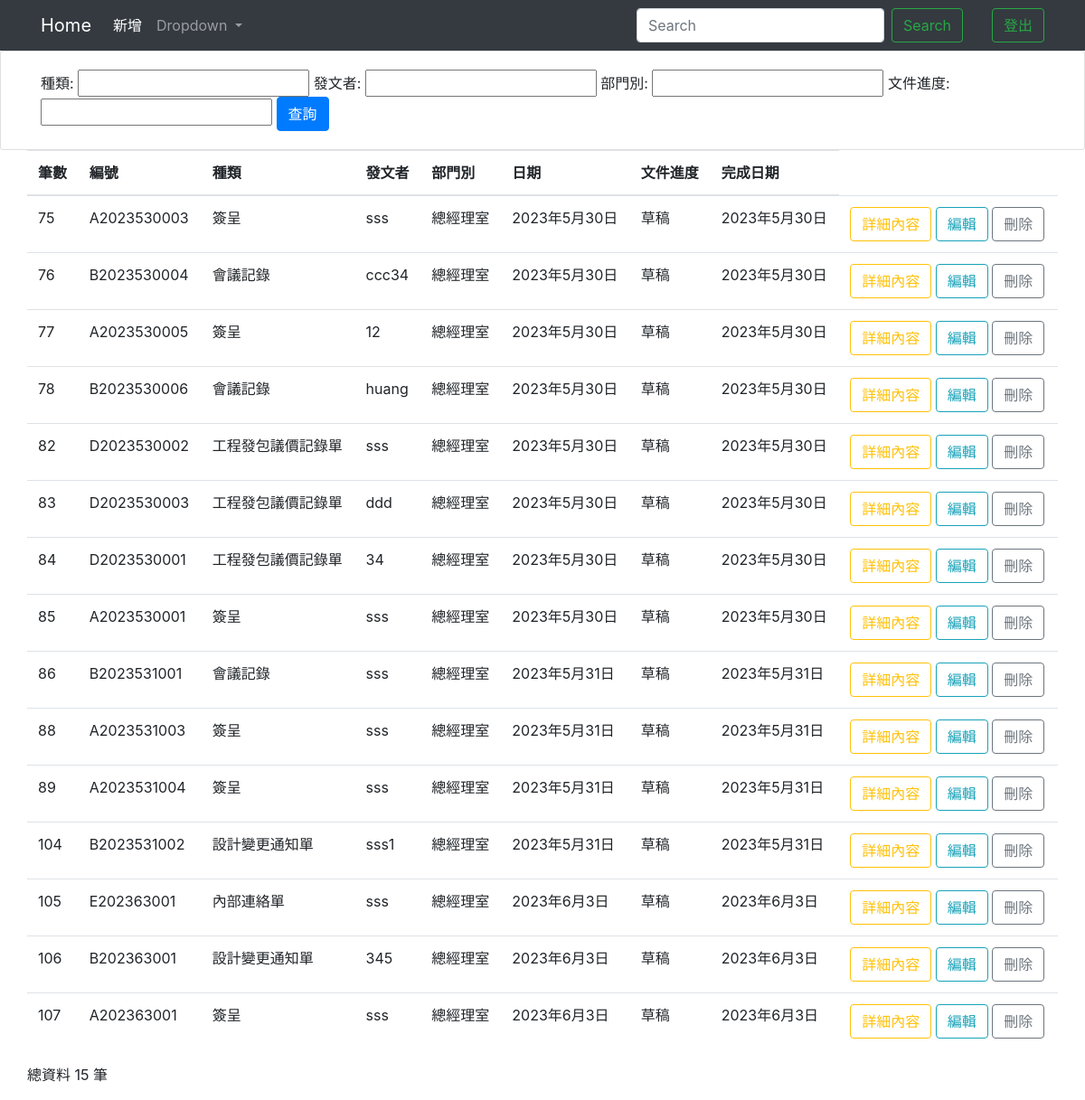
The page /homeIndex/ on the database as committed earlier.
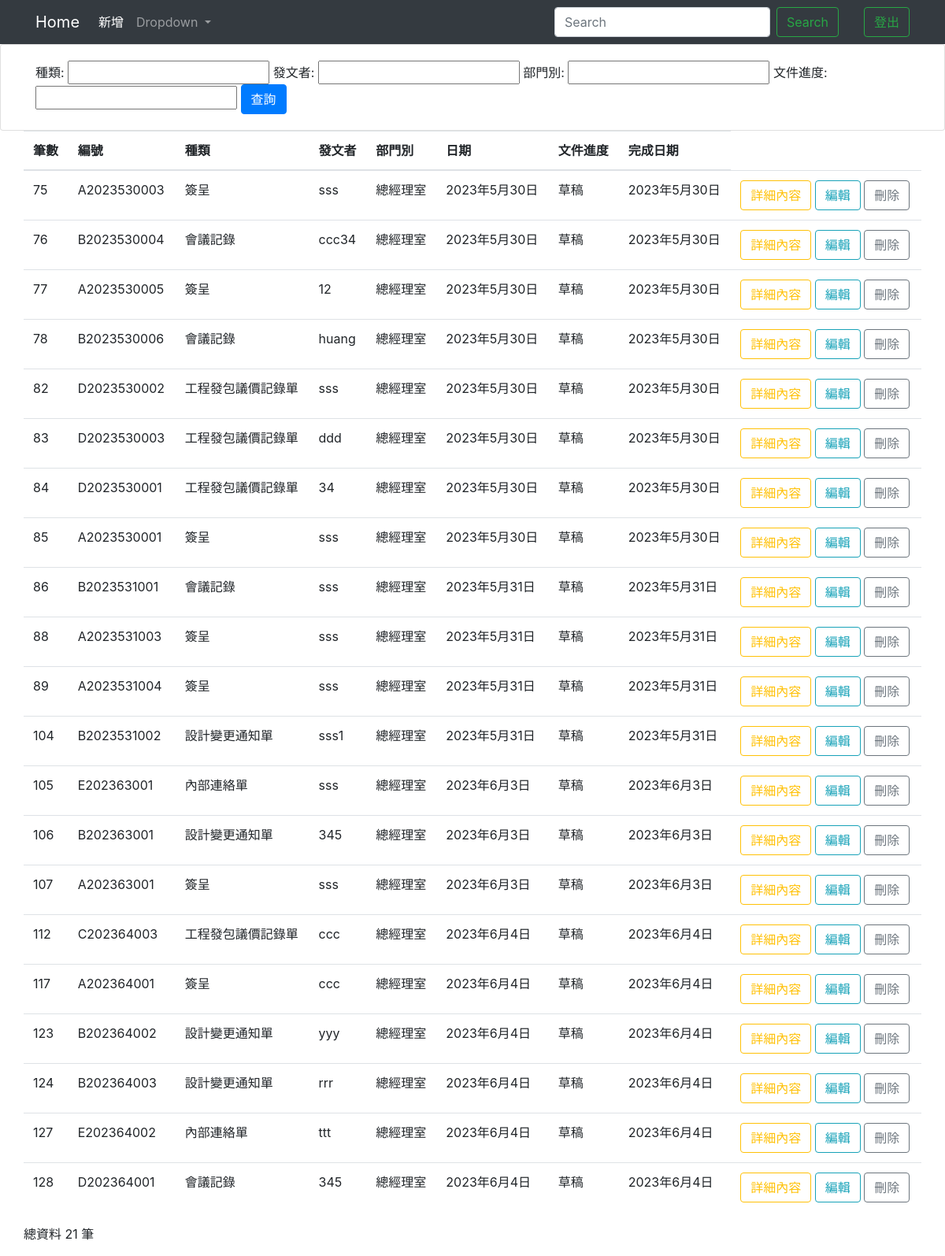
The same page on the database as committed later.
### testapp/models.py (models this page shows)
class Home(models.Model):
    cNumber = models.CharField(max_length=50, default='', null=False)
    cAuther = models.CharField(max_length=20, null=False)#姓名
    cDepartment = models.CharField(max_length=50,null=False)#單位
    cType = models.CharField(max_length=10,default=" ",null=False)
    cProgress = models.CharField(max_length=20,null=False,default='')
    cDate = models.DateField(null=False)#日期
    cEndDate = models.DateField(blank=True, null=True)

### testapp/views.py (the view)
# urls.py: path('homeIndex/',homeIndex),
def homeIndex(request):
    if request.user.is_authenticated:
        username=request.user.username
        authenticate=request.user.is_staff
    if 'q' in request.GET:
        q = request.GET['q']
        multiple_q = Q(Q(cNumber__icontains=q) | Q(cType__icontains=q) | Q(cAuther__icontains=q) | Q(cProgress__icontains=q) | Q(cDate__icontains=q) | Q(cEndDate__icontains=q))
        all = Home.objects.filter(multiple_q)
    else:
        all = Home.objects.all().order_by("id")
        homeFilter = HomeFilter(request.GET, queryset=all)
        all = homeFilter.qs
    allHomeCount = len(all)
    return render(request, "homeIndex.html",locals())

### templates/homeIndex.html (shortened to what this page needs)
<!DOCTYPE html>
<html lang="en">
<head>
  <link rel="stylesheet" href="https://cdn.jsdelivr.net/npm/bootstrap@4.6.2/dist/css/bootstrap.min.css">
  {% load static %}
</head>
<body>
  <nav class="navbar navbar-expand-lg navbar-dark bg-dark">
    <div class="container">
      <a class="navbar-brand" href="/homeIndex/">Home</a>
      <div class="collapse navbar-collapse" id="navbarSupportedContent">
        <ul class="navbar-nav mr-auto">
          <li class="nav-item active">
            <a class="nav-link" href="/homePost/">新增 <span class="sr-only">(current)</span></a>
          </li>
          <li class="nav-item dropdown">
            <a class="nav-link dropdown-toggle" href="#" role="button" data-toggle="dropdown" aria-expanded="false">
              Dropdown
            </a>
          </li>
        </ul>
        <form class="form-inline my-2 my-lg-0">
          <input class="form-control mr-sm-2" name='q' type="search" placeholder="Search" aria-label="Search">
          <button class="btn btn-outline-success my-2 my-sm-0" type="submit">Search</button>
        </form>
        <ul class="navbar-nav ml-2">
          <li class="nav-item active">
            <a class="nav-link disabled" style="color: green;">{{username}} <span class="sr-only">(current)</span></a>
          </li>
        </ul>
        <ul class="navbar-nav ml-2">
          <li class="nav-item">
            <button class="btn btn-outline-success my-2 my-sm-0" onclick="Logout(event)">登出</button>
          </li>
        </ul>
      </div>
    </div>
  </nav>
  <div class="row">
    <div class="col">
      <div class="card card-body">
        <form method="GET">
          <div class="container">
            種類: {{homeFilter.form.cType}}
            發文者: {{homeFilter.form.cAuther}}
            部門別: {{homeFilter.form.cDepartment}}
            文件進度: {{homeFilter.form.cProgress}}
            <input type="submit" class="btn btn-primary" value="查詢" />
          </div>
      </form>
      </div>
    </div>
  </div>
  <form action="." method="POST">
    <div class="container">
      <div class="row">
        <table class="table">
          <thead>
            <th scope="col">筆數</th>
            <th scope="col">編號</th>
            <th scope="col">種類</th>
            <th scope="col">發文者</th>
            <th scope="col">部門別</th>
            <th scope="col">日期</th>
            <th scope="col">文件進度</th>
            <th scope="col">完成日期</th>
          </thead>
          <tbody>
            {% for unit in all %}
            <tr>
              <td>{{unit.id}}</td>
              <td>{{unit.cNumber}}</td>
              <td>{{unit.cType}}</td>
              <td>{{unit.cAuther}}</td>
              <td>{{unit.cDepartment}}</td>
              <td>{{unit.cDate}}</td>
              <td>{{unit.cProgress}}</td>
              <td>{{unit.cEndDate}}</td>
              <td>
                <button type="button" class="btn btn-outline-warning" id="Detail/{{unit.cNumber}}" onclick="Detail(event)">詳細內容</button>
                <button type="button" class="btn btn-outline-info" id="{{unit.id}}" onclick="Edit(event)">編輯</button>
                <button type="button" class="btn btn-outline-secondary" id="{{unit.id}}" onclick="Delete(event)">刪除</button>
              </td>
            </tr>
            {% endfor %}
          </tbody>
        </table>
      </div>
    </div>
  </form>
  <div class="container">
    <div class="row">
      <p>總資料 {{allHomeCount}} 筆</p>
    </div>
  </div>
</body>
</html>

Rows that differ between the two databases and show on the page:
added Home: id "112", cNumber "C202364003", cType "工程發包議價記錄單", cAuther "ccc", cDepartment "總經理室", cDate "2023年6月4日", cProgress "草稿", cEndDate "2023年6月4日"
added Home: id "117", cNumber "A202364001", cType "簽呈", cAuther "ccc", cDepartment "總經理室", cDate "2023年6月4日", cProgress "草稿", cEndDate "2023年6月4日"
added Home: id "123", cNumber "B202364002", cType "設計變更通知單", cAuther "yyy", cDepartment "總經理室", cDate "2023年6月4日", cProgress "草稿", cEndDate "2023年6月4日"
added Home: id "124", cNumber "B202364003", cType "設計變更通知單", cAuther "rrr", cDepartment "總經理室", cDate "2023年6月4日", cProgress "草稿", cEndDate "2023年6月4日"
added Home: id "127", cNumber "E202364002", cType "內部連絡單", cAuther "ttt", cDepartment "總經理室", cDate "2023年6月4日", cProgress "草稿", cEndDate "2023年6月4日"
added Home: id "128", cNumber "D202364001", cType "會議記錄", cAuther "345", cDepartment "總經理室", cDate "2023年6月4日", cProgress "草稿", cEndDate "2023年6月4日"
Other text that changed with them:
{{ allHomeCount }}: "15" → "21"
